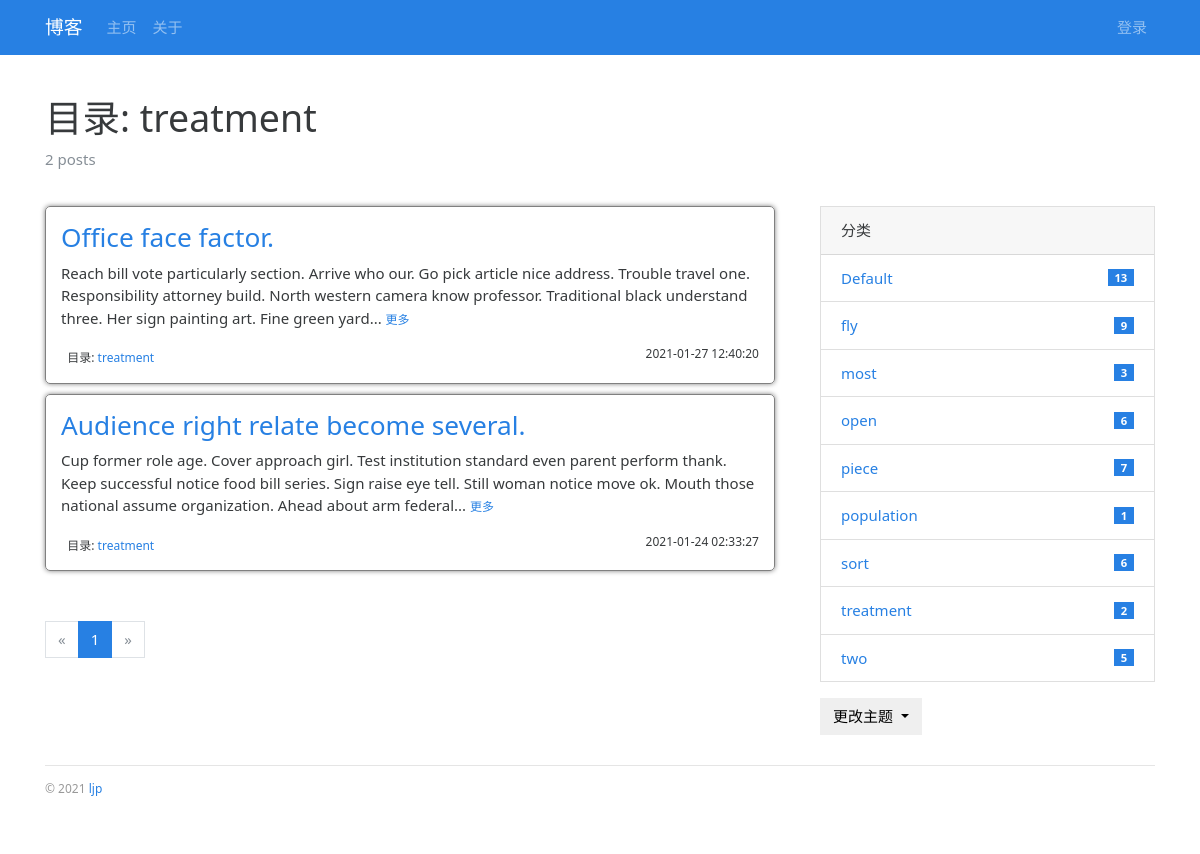
Page /category/2 on the earlier database version.
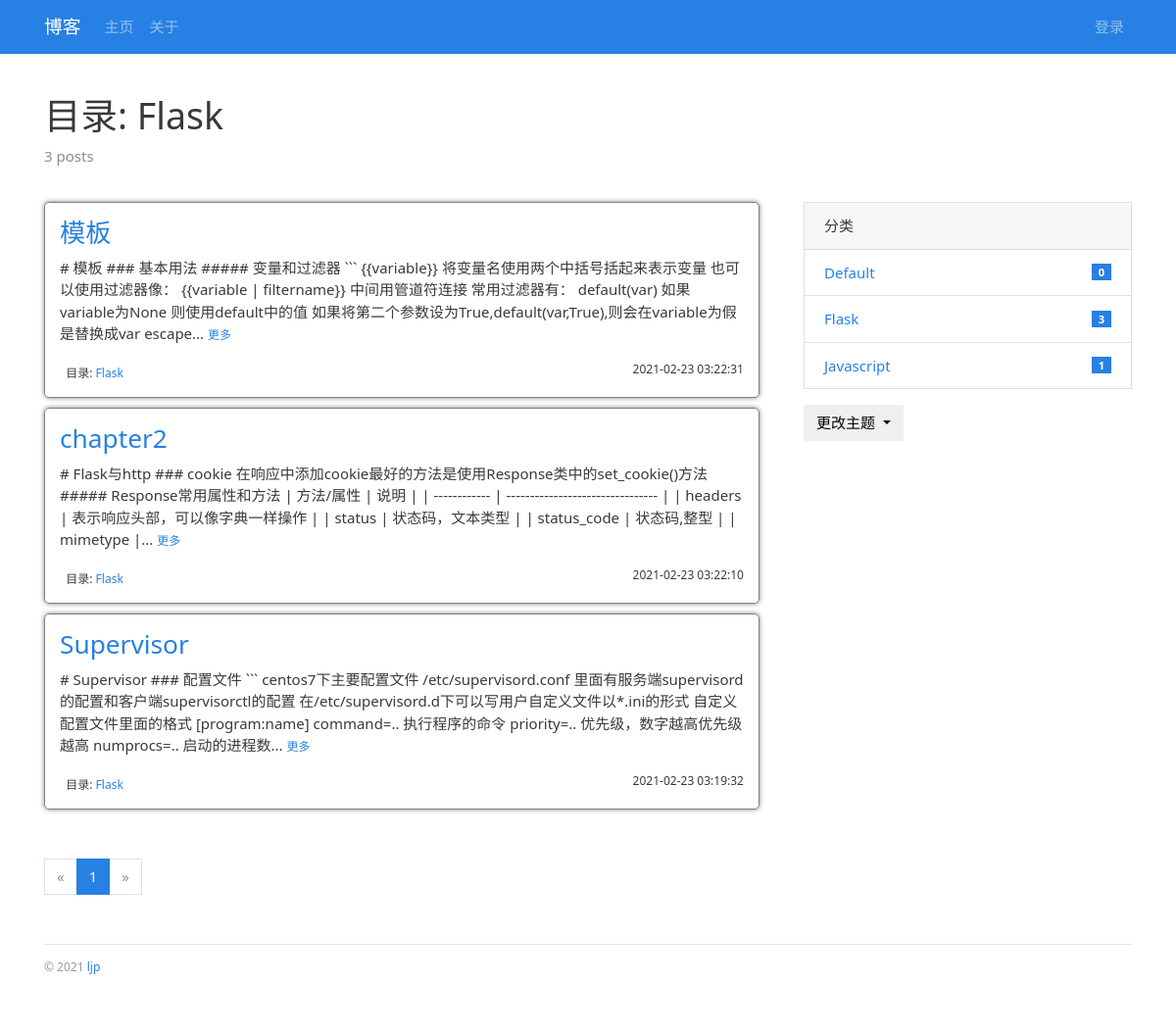
Same page on the later database version.
### myblog/models.py (models this page shows, shortened)
class Category(db.Model):
    id=db.Column(db.Integer,primary_key=True)
    name=db.Column(db.String(30),unique=True)
    posts=db.relationship('Post',back_populates='category')

class Post(db.Model):
    id=db.Column(db.Integer,primary_key=True)
    title=db.Column(db.String(60))
    body=db.Column(db.Text)
    timestamp=db.Column(db.DateTime,default=datetime.utcnow,index=True)
    category_id=db.Column(db.Integer,db.ForeignKey('category.id'))
    category=db.relationship('Category',back_populates='posts')

### myblog/blueprints/blog.py (the view)
@blog_bp.route('/category/<int:category_id>')
def show_category(category_id):
    category=Category.query.get_or_404(category_id)
    page=request.args.get('page',1,type=int)
    per_page=current_app.config['BLUELOG_POST_PER_PAGE']
    pagination=Post.query.with_parent(category).order_by(Post.timestamp.desc()).paginate(page,per_page)
    posts=pagination.items
    return render_template('blog/category.html',category=category,pagination=pagination,posts=posts)

### myblog/__init__.py (called while the page is built)
def register_template_context(app):
    @app.context_processor
    def make_template_context():
        admin=Admin.query.first()
        categories=Category.query.order_by(Category.name).all()
        links=Link.query.order_by(Link.name).all()
        return dict(
            admin=admin,categories=categories,
            links=links
        )

def register_request_handlers(app):
    @app.after_request
    def query_profiler(response):
        for q in get_debug_queries():
            if q.duration >= app.config['BLUELOG_SLOW_QUERY_THRESHOLD']:
                app.logger.warning(
                    'Slow query: Duration: %fs\n Context: %s\nQuery: %s\n '
                    % (q.duration, q.context, q.statement)
                )
        return response

### myblog/templates/blog/category.html (shortened to what this page needs)
{% extends 'base.html' %}
{% from 'bootstrap/pagination.html' import render_pagination %}
{% block content %}
    <div class="page-header">
        <h1>目录: {{ category.name }}</h1>
        <p class="text-muted">{{ category.posts|length }} posts</p>
    </div>
    <div class="row">
        <div class="col-sm-8">
            {% include "blog/_posts.html" %}
            <div class="page-footer">{{ render_pagination(pagination) }}</div>
        </div>
        <div class="col-sm-4 sidebar">
            {% include "blog/_sidebar.html" %}
        </div>
    </div>
{% endblock %}

### myblog/templates/blog/_posts.html (shortened to what this page needs)
{% if posts %}
    {% for post in posts %}
        <section class="article_about">
            <h3 class="text-primary"><a href="{{ url_for('.show_post_by_name', name=post.title) }}">{{ post.title }}</a></h3>
            <p>
                {{ post.body|striptags|truncate }}
                <small><a href="{{ url_for('blog.show_post_by_name', name=post.title) }}">更多</a></small>
            </p>
            <small>
            &nbsp;
                目录: <a
                    href="{{ url_for('.show_category', category_id=post.category.id) }}">{{ post.category.name }}</a>
                <span class="float-right">{{ post.timestamp.strftime('%Y-%m-%d %H:%M:%S') }}</span>
            </small>
        </section>
    {% endfor %}
{% endif %}

### myblog/templates/blog/_sidebar.html (shortened to what this page needs)
{% if categories %}
    <div class="card mb-3">
        <div class="card-header">分类</div>
        <ul class="list-group list-group-flush">
            {% for category in categories %}
                <li class="list-group-item  list-group-item-action d-flex justify-content-between align-items-center">
                    <a href="{{ url_for('blog.show_category_by_name', name=category.name) }}">
                        {{ category.name }}
                    </a>
                    <span class="badge badge-primary badge-pill"> {{ category.posts|length }}</span>
                </li>
            {% endfor %}
        </ul>
    </div>
{% endif %}
<div class="dropdown">
    <button class="btn btn-default dropdown-toggle" type="button" id="dropdownMenuButton"
            data-toggle="dropdown" aria-haspopup="true" aria-expanded="false">
        更改主题
    </button>
</div>

Differences in the rows shown:
removed Post: title "Office face factor.", body "Reach bill vote particularly section. Arrive who our. Go pick article nice address. Trouble travel one. Responsibility attorney build. North western camera know professor. Traditional black understand three. Her sign painting art. Fine green yard...", category.name "treatment", timestamp "2021-01-27 12:40:20"
removed Post: title "Audience right relate become several.", body "Cup former role age. Cover approach girl. Test institution standard even parent perform thank. Keep successful notice food bill series. Sign raise eye tell. Still woman notice move ok. Mouth those national assume organization. Ahead about arm federal...", category.name "treatment", timestamp "2021-01-24 02:33:27"
removed Category: name "fly", posts|length "9"
removed Category: name "most", posts|length "3"
removed Category: name "open", posts|length "6"
removed Category: name "piece", posts|length "7"
removed Category: name "population", posts|length "1"
removed Category: name "sort", posts|length "6"
removed Category: name "two", posts|length "5"
changed Category: name "treatment" → "Flask"; posts|length "2" → "3"
now on this page (row edited): Post: title "模板", body "# 模板 ### 基本用法 ##### 变量和过滤器 ``` {{variable}} 将变量名使用两个中括号括起来表示变量 也可以使用过滤器像： {{variable | filtername}} 中间用管道符连接 常用过滤器有： default(var) 如果variable为None 则使用default中的值 如果将第二个参数设为True,default(var,True),则会在variable为假是替换成var escape...", category.name "Flask", timestamp "2021-02-23 03:22:31"
now on this page (row edited): Post: title "chapter2", body "# Flask与http ### cookie 在响应中添加cookie最好的方法是使用Response类中的set_cookie()方法 ##### Response常用属性和方法 | 方法/属性 | 说明 | | ------------ | -------------------------------- | | headers | 表示响应头部，可以像字典一样操作 | | status | 状态码，文本类型 | | status_code | 状态码,整型 | | mimetype |...", category.name "Flask", timestamp "2021-02-23 03:22:10"
now on this page (row edited): Post: title "Supervisor", body "# Supervisor ### 配置文件 ``` centos7下主要配置文件 /etc/supervisord.conf 里面有服务端supervisord的配置和客户端supervisorctl的配置 在/etc/supervisord.d下可以写用户自定义文件以*.ini的形式 自定义配置文件里面的格式 [program:name] command=.. 执行程序的命令 priority=.. 优先级，数字越高优先级越高 numprocs=.. 启动的进程数...", category.name "Flask", timestamp "2021-02-23 03:19:32"
computed for Category "Default": posts|length "13" → "0"
added Category: name "Javascript", posts|length "1"
Other differences:
{{ category.posts|length }}: "2" → "3"
